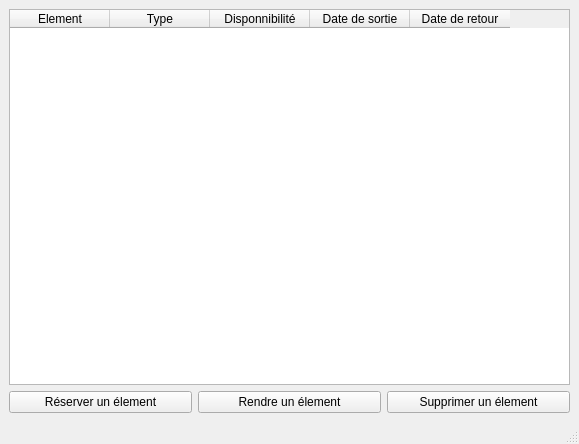
<?xml version="1.0" encoding="UTF-8"?>
<ui version="4.0">
 <class>MainWindow</class>
 <widget class="QMainWindow" name="MainWindow">
  <property name="geometry">
   <rect>
    <x>0</x>
    <y>0</y>
    <width>579</width>
    <height>444</height>
   </rect>
  </property>
  <property name="windowTitle">
   <string>MainWindow</string>
  </property>
  <widget class="QWidget" name="centralwidget">
   <layout class="QGridLayout" name="gridLayout">
    <item row="1" column="1">
     <widget class="QPushButton" name="rendre">
      <property name="text">
       <string>Rendre un élement</string>
      </property>
     </widget>
    </item>
    <item row="1" column="0">
     <widget class="QPushButton" name="reserver">
      <property name="text">
       <string>Réserver un élement</string>
      </property>
     </widget>
    </item>
    <item row="1" column="2">
     <widget class="QPushButton" name="supprimer">
      <property name="text">
       <string>Supprimer un élement</string>
      </property>
     </widget>
    </item>
    <item row="0" column="0" colspan="3">
     <widget class="QTableWidget" name="tableWidget">
      <property name="rowCount">
       <number>0</number>
      </property>
      <column>
       <property name="text">
        <string>Element</string>
       </property>
      </column>
      <column>
       <property name="text">
        <string>Type</string>
       </property>
      </column>
      <column>
       <property name="text">
        <string>Disponnibilité</string>
       </property>
      </column>
      <column>
       <property name="text">
        <string>Date de sortie</string>
       </property>
      </column>
      <column>
       <property name="text">
        <string>Date de retour</string>
       </property>
      </column>
     </widget>
    </item>
   </layout>
  </widget>
  <widget class="QMenuBar" name="menubar">
   <property name="geometry">
    <rect>
     <x>0</x>
     <y>0</y>
     <width>579</width>
     <height>19</height>
    </rect>
   </property>
  </widget>
  <widget class="QStatusBar" name="statusbar"/>
 </widget>
 <resources/>
 <connections/>
</ui>
